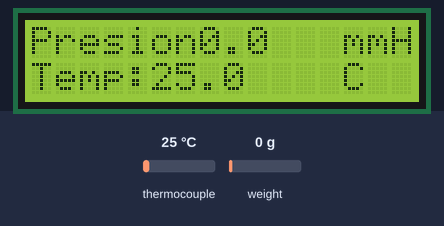
A sketch run on a simulated Arduino Uno, built with avr-gcc and run on an emulated ATmega328P. Shown: 16×2 character LCD. The test bench sets the inputs (shaded band); at power-on: thermocouple 25 °C, weight on the scale 0 g. What the sketch prints to the serial monitor is not drawn.

Above: at 3.2 s.
3.3 s: thermocouple set to 6 °C
At 4.6 s:
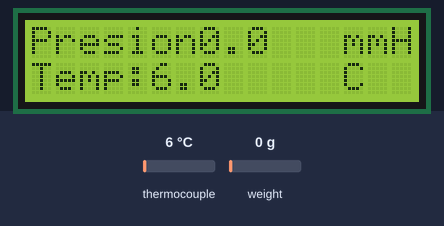
5.6 s: weight on the scale set to 100 g
At 6.6 s:
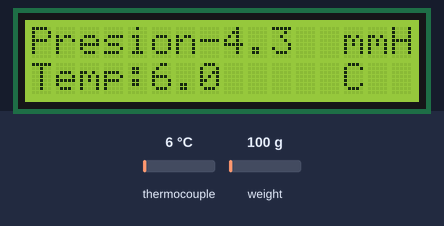
7.2 s: thermocouple set to 75 °C
At 8.6 s:
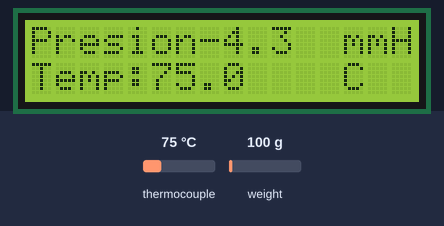
9.3 s: weight on the scale set to 1250 g
At 9.6 s:
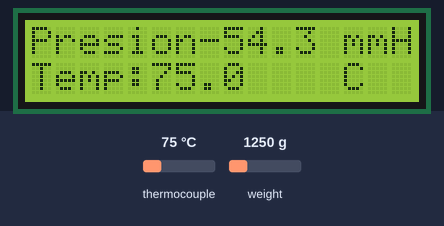
10.8 s: thermocouple set to 150 °C
At 12.0 s:
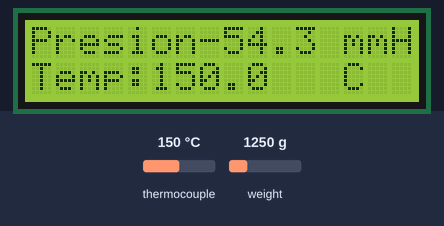
12.9 s: weight on the scale set to 2500 g
At 14.5 s:
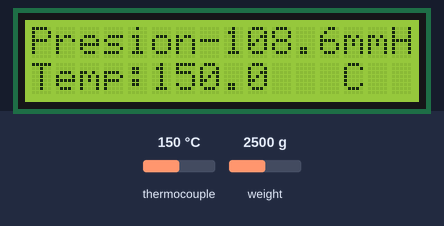
Timing chart, 0 to 15.5 s (numbered marks = the images above; inputs shaded):
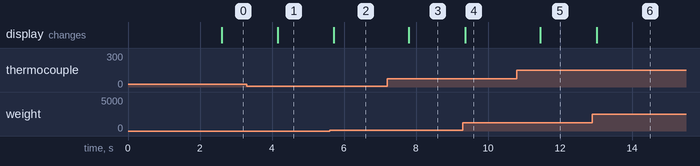

Measured:
- after the input at 3.3 s, the display: changes after 0.87 s (image 1)
- after the input at 5.6 s, the display: changes after 0.12 s (image 2)
- after the input at 7.2 s, the display: changes after 0.60 s (image 3)
- after the input at 9.3 s, the display: changes after 0.06 s (image 4)
- after the input at 10.8 s, the display: changes after 0.65 s (image 5)
- after the input at 12.9 s, the display: changes after 0.12 s (image 6)

The sketch:

sketch_oct2a.ino
```cpp
#include <Adafruit_MAX31865.h>
#include "HX711.h"
#include <LiquidCrystal_I2C.h>

// ------------------- CONFIGURACIÓN MAX31865 (PT100) -------------------
#define MAX_CS 4  // Chip Select en D4
Adafruit_MAX31865 thermo = Adafruit_MAX31865(10, 11, 12, 13);
#define RREF 430.0
#define RNOMINAL 100.0

// ------------------- CONFIGURACIÓN HX711 -------------------
#define DT 3   // Pin DT del HX711
#define SCK 2  // Pin SCK del HX711
HX711 balanza;

// ------------------- LCD -------------------
LiquidCrystal_I2C lcd(0x26, 16, 2);

// ------------------- VARIABLES -------------------
float temp = 0;
float presion = 0;
double m = -0.00010343572090560042;
double n = 0;  //-9.817084271150536;
unsigned long T = 0;

void setup() {
  Serial.begin(115200);

  // Inicia el sensor de temperatura
  thermo.begin(MAX31865_2WIRE);

  // Inicia LCD
  lcd.init();
  lcd.clear();
  lcd.backlight();
  lcd.setCursor(0, 0);
  lcd.print("Presion:");
  lcd.setCursor(13, 0);
  lcd.print("mmHg");
  lcd.setCursor(0, 1);
  lcd.print("Temp:");
  lcd.setCursor(13, 1);
  lcd.print("C");

  // Inicia HX711
  balanza.begin(DT, SCK);
  delay(1000);
  if (!balanza.is_ready()) {
    Serial.println("Error: No se detecta el HX711.");
    while (1)
      ;
  }
  balanza.set_scale();  // A calibrar luego
  balanza.tare();       // Pone a cero la balanza
}

void loop() {

  // --- Lectura del serial ---
  //if (Serial.available() > 0) {
  //  String data = Serial.readStringUntil('\n');
  //  double a, b;
  //    if (sscanf(data.c_str(), "%lf %lf", &a, &b) == 2) {      m = a;
  //    n = b;
  //    Serial.print("Nuevos valores recibidos: m=");
  //    Serial.print(m, 5);
  //    Serial.print(" n=");
  //    Serial.println(n, 5);
  //  }
  //}

  T = millis();

  // -------- Temperatura --------
  temp = thermo.temperature(RNOMINAL, RREF);

  // -------- Presión desde HX711 --------
  if (balanza.is_ready()) {
    long lectura = balanza.get_units(5);
    // Conversión a presión con tu ecuación de calibración
    presion = (m * lectura) + n;
  } else {
    presion = 0;
  }
  // -------- LCD --------
  lcd.setCursor(8, 0);
  lcd.print("    ");
  lcd.setCursor(7, 0);
  lcd.print(presion, 1);

  lcd.setCursor(5, 1);
  lcd.print("    ");
  lcd.setCursor(5, 1);
  lcd.print(temp, 1);

  // -------- ENVÍO SERIAL --------
  Serial.print(T);
  Serial.print(" ");
  Serial.print(presion, 2);
  Serial.print(" ");
  Serial.print(temp, 2);
  Serial.println();

    // 2 Hz
}
```
